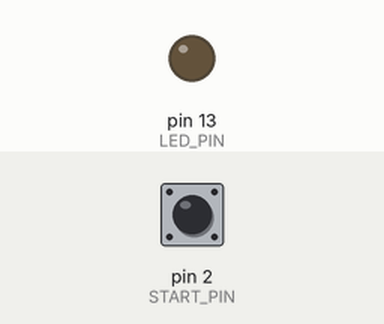
The sketch below on a simulated Arduino Uno, built with avr-gcc and run on an emulated ATmega328P. Shown: output pins drawn as LEDs (lit = HIGH). Dashed ring = blinking. The inputs (shaded band) are chosen by the test bench; at power-on: pin 2 (START_PIN) LOW.

Above: at 1.2 s.
1.3 s: pin 2 (START_PIN) pulled HIGH for 1 s
At 1.45 s:
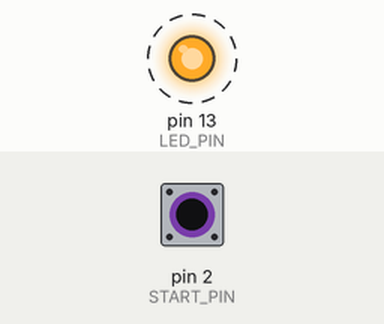
4.3 s: pin 2 (START_PIN) pulled HIGH for 3.2 s
At 8.1 s:
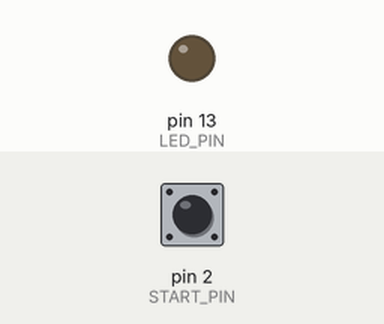
Timing chart, 0 to 9.6 s (numbered marks = the images above; inputs shaded):
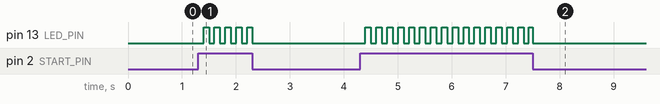

The sketch:

StarterReceiverExample.ino
```cpp
#define LED_PIN 13
#define START_PIN 2

#define BLINK_INTERVAL 100

uint32_t lastTimeLedWasUpdated = 0;
uint8_t newLedState = 0;

void setup()
{
    pinMode(LED_PIN, OUTPUT);
    pinMode(START_PIN, INPUT);
}

void loop()
{
    // in case we have a START signal from the module (we need to be running)
    if(HIGH == digitalRead(START_PIN))
    {
        // The following is a blink without delay implementation
        // you should place your logic here, and remove all delay from it

        // if more more than the time for blinking has passed
        if (lastTimeLedWasUpdated + BLINK_INTERVAL < millis())
        {
            // we go to the next state of the pin
            digitalWrite(LED_PIN, newLedState);

            // we set the next state to be the opposite of the current state of the LED
            newLedState = !newLedState;

            // we remember the last time we updated the LED state
            lastTimeLedWasUpdated = millis();
        }
    }
    // in case we have a STOP signal from the module
    else
    {
        // set the LED to OFF
        digitalWrite(LED_PIN, LOW);
    }
}
```

Measured:
- after the input at 1.3 s, pin 13 (LED_PIN): alternates HIGH for 0.10 s and LOW for 0.10 s, 10 changes in all, then stays LOW, starting after 0.10 s
- after the input at 4.3 s, pin 13 (LED_PIN): alternates HIGH for 0.10 s and LOW for 0.10 s, 32 changes in all, then stays LOW, starting after 0.10 s
